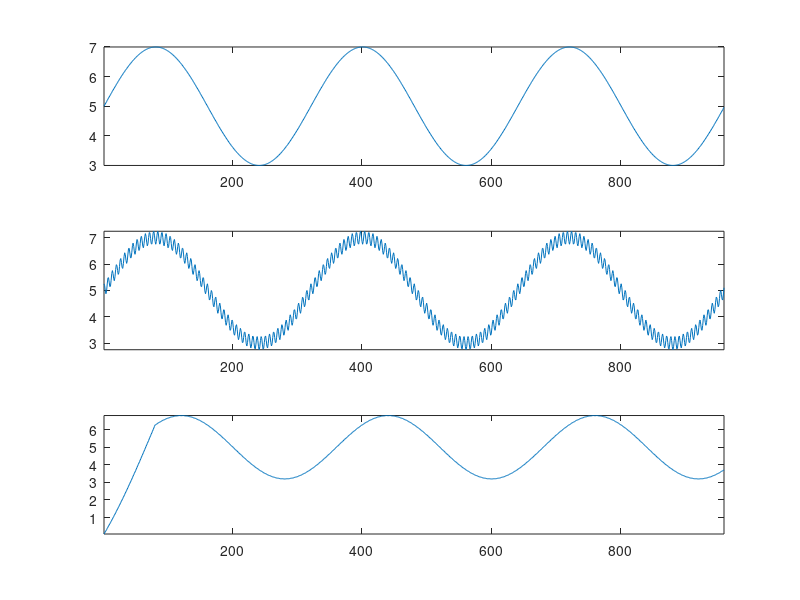

Here is the MATLAB script that generated this plot:
% Moving average example 

% 1. Run the code and observe the shift in filtered signal
% 2. Uncomment the lower part of the code, compare the results (no shift)
% 3. Change parameters like moving average window length and play around with the code 

t = [0:1/320:3-1/320];
x = 5+ 2*cos(2*pi*t-pi/2); % original discrete signal
xn = 5+ 2*cos(2*pi*t-pi/2) + 0.25*cos(100*pi*t); % original discrete signal
%n = 1-2*rand(1,size(x,2)); % noise
%xn = x+n;  % noisy signal

% figure, subplot(2,1,1), plot(x)
% subplot(2,1,2), plot(xn)

% Moving average
s = 80;
h = 1/s*ones([1 s]);
y1 = filter(h, 1, xn);

figure, subplot(3,1,1), plot(x)
axis tight
subplot(3,1,2), plot(xn)
axis tight
subplot(3,1,3), plot(y1)
axis tight

